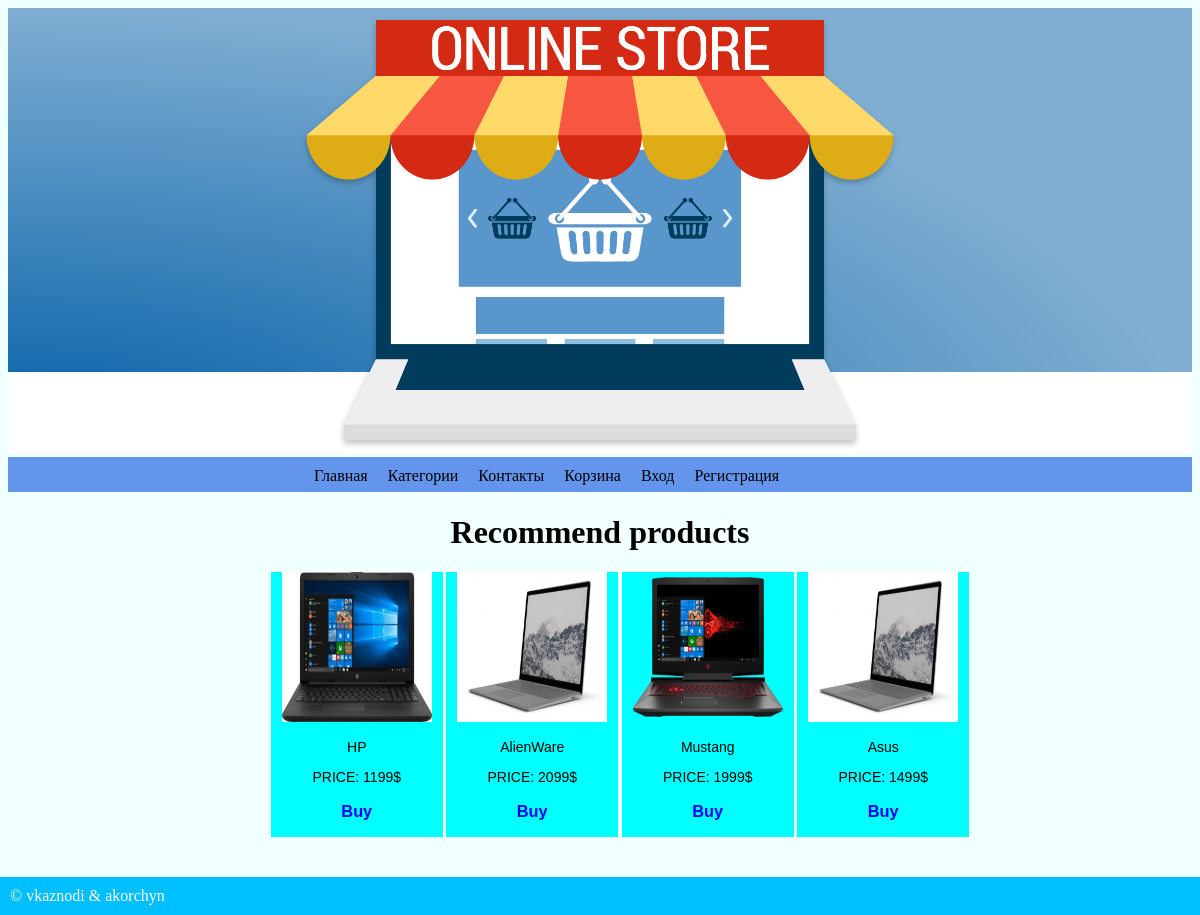
The app's page /cat_inf.php?dv=Laptop with its own data.
### tables this page shows
CREATE TABLE `goods` (
  `category` text NOT NULL,
  `name` text NOT NULL,
  `value` int(11) NOT NULL,
  `image` text NOT NULL
);

### functions.php (called while the page is built, shortened)
<?php
function    get_category($category) {
    $connection = mysqli_connect("localhost", "root", "qwerty", "rush");
    $result = mysqli_query($connection, "SELECT * FROM goods WHERE category='$category'");
    for ($i = 0; $array[$i] = mysqli_fetch_assoc($result); $i++);
    unset($array[$i]);
    return ($array);
}
function    get_category2() {
    $connection = mysqli_connect("localhost", "root", "qwerty", "rush");
    $result = mysqli_query($connection, "SELECT DISTINCT category FROM goods");
    for ($i = 0; $array[$i] = mysqli_fetch_assoc($result); $i++);
    unset($array[$i]);
    return ($array);
}
?>

### cat_inf.php (the view, shortened to what this page needs)
<?php
include 'header.php';
?>
<h1 style="text-align: center">Recommend products</h1>
<ul class="uli">
    <?php $products = get_category($_GET['dv']) ?>
    <?php foreach ($products as $product): ?>
            <li class="ulili">
                <img style="width: 150px; height: 150px" src="img/<?=$product["image"]?>">
                <p><a><?=$product["name"]; $i++?></a></p>
                <p>PRICE: <?=$product["value"]?>$</p>
                <p><h3><a style="text-decoration: none" href="add_to_basket.php?name=<?=$product['name']?>">Buy</a></h3></li>
    <?php endforeach; ?>
</ul>
<?php
include 'footer.php';
?>

### style/header.css (style rules this page uses)
img { max-width: 100%; max-height: 100%; }
body { background-color: azure; font-family: "Al Bayan"; }

### style/block.css (style rules this page uses)
.uli { font: 14px Verdana, Geneva, sans-serif; text-align: center; }
.ulili { display : inline-block; width : 15%; height: 15%; margin: 0px 0 20px; vertical-align: top; background: aqua; text-align: center; }

### records on screen
goods: image (picture), name "HP", value "1199"
goods: image (picture), name "AlienWare", value "2099"
goods: image (picture), name "Mustang", value "1999"
goods: image (picture), name "Asus", value "1499"
